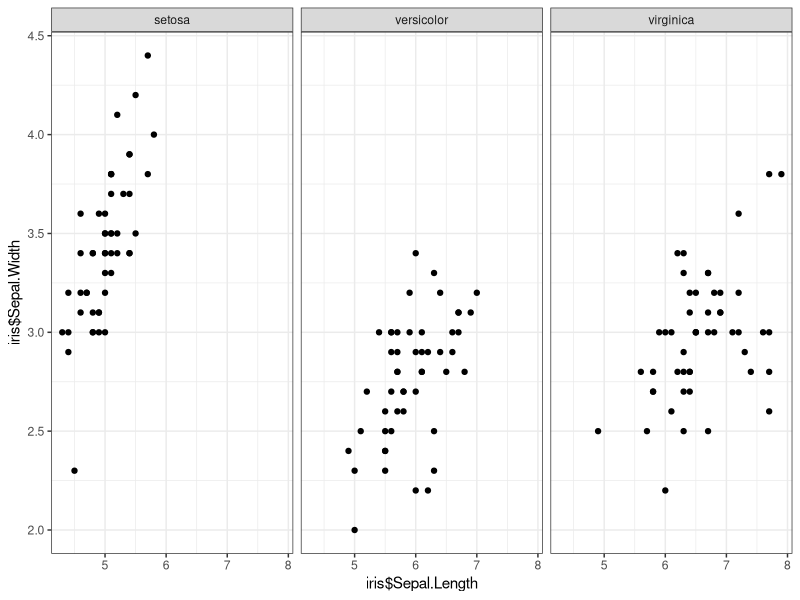

Source code (R):
## ---- chunk 1
library(ggplot2)
ggplot(iris,
       aes(iris$Sepal.Length,
           iris$Sepal.Width
           )) +
  geom_point() +
  facet_wrap( ~ iris$Species)+
  theme_bw()
